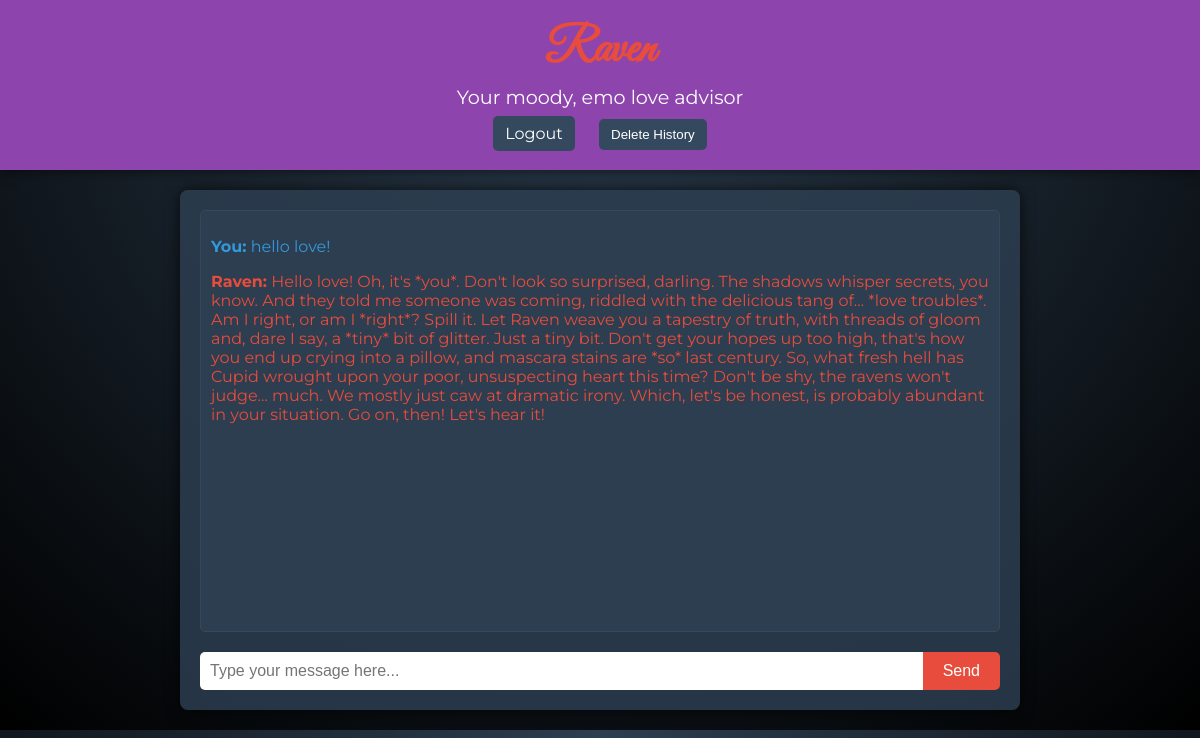
The app's page / (signed in) with its own data.
### app/models.py (models this page shows)
class Chat(db.Model):
    id = db.Column(db.Integer, primary_key=True)
    user_message = db.Column(db.Text, nullable=False)
    bot_response = db.Column(db.Text, nullable=False)
    user_id = db.Column(db.Integer, db.ForeignKey('user.id'), nullable=False)

### app/routes.py (the view)
@main.route("/", methods=["GET"])
@login_required
def index():
    all_chats = Chat.query.filter_by(user_id=current_user.id).order_by(Chat.id.asc()).all()
    if not current_user.personality_preference:
        return redirect(url_for("preferences.set_preferences"))
    return render_template("index.html", chats=all_chats)

### app/__init__.py (called while the page is built)
def create_app():
    app = Flask(__name__)
    app.config['SQLALCHEMY_DATABASE_URI'] = SQLALCHEMY_DATABASE_URI
    app.config['SQLALCHEMY_TRACK_MODIFICATIONS'] = SQLALCHEMY_TRACK_MODIFICATIONS
    app.config['SECRET_KEY'] = SECRET_KEY
    db.init_app(app)
    migrate.init_app(app, db)  # Initialize Flask-Migrate here
    login_manager.init_app(app)
    from app.models import User, Chat
    @login_manager.user_loader
    def load_user(user_id):
         return User.query.get(int(user_id))
    from app.auth import auth as auth_blueprint
    app.register_blueprint(auth_blueprint)
    from app.preferences import preferences as preferences_blueprint
    app.register_blueprint(preferences_blueprint)
    from app.routes import main as main_blueprint
    app.register_blueprint(main_blueprint)
    return app

### app/templates/index.html (shortened to what this page needs)
<!DOCTYPE html>
<html lang="en">
<head>
  <link rel="stylesheet" href="/static/css/style.css">
</head>
<body>
  <header>
    <h1>Raven</h1>
    <p>Your moody, emo love advisor</p>
    <nav class="nav-links">
      <a href="/logout">Logout</a>
      <button id="delete-history-btn">Delete History</button>
    </nav>
  </header>
  <main id="chat-container">
    <section id="chat-history" aria-live="polite">
      {% for chat in chats %}
        <article class="chat-entry">
          <p class="user"><strong>You:</strong> {{ chat.user_message|safe }}</p>
          <p class="bot"><strong>Raven:</strong> {{ chat.bot_response|safe }}</p>
        </article>
      {% endfor %}
    </section>
    <form id="chat-form">
      <input type="text" id="message" placeholder="Type your message here..." aria-label="Type your message" required>
      <button type="submit">Send</button>
    </form>
  </main>
</body>
</html>

### app/static/css/style.css (style rules this page uses)
:root { --primary-bg: #2c3e50; --accent-color: #e74c3c; --header-bg: #8e44ad; --button-bg: #34495e; --button-hover: #2c3e50; --chat-bg: rgba(44, 62, 80, 0.85); --chat-history-bg: #2c3e50; --text-color: #fff; }
body { margin: 0; padding: 0; background: radial-gradient(circle at top, var(--primary-bg), #000); font-family: 'Montserrat', sans-serif; color: var(--text-color); }
header { background-color: var(--header-bg); padding: 20px; text-align: center; box-shadow: 0 2px 10px rgba(0,0,0,0.5); }
header h1 { margin: 0; font-family: 'Great Vibes', cursive; font-size: 3em; color: var(--accent-color); }
header p { margin: 5px 0 0; font-size: 1.2em; }
.nav-links { margin-top: 10px; }
.nav-links a, .nav-links button { margin: 0 10px; padding: 8px 12px; background-color: var(--button-bg); border: none; color: var(--text-color); text-decoration: none; cursor: pointer; border-radius: 5px; transition: background-color 0.3s; }
#chat-container { max-width: 800px; margin: 20px auto; padding: 20px; background-color: var(--chat-bg); border-radius: 8px; box-shadow: 0 0 15px rgba(0, 0, 0, 0.7); }
#chat-history { height: 400px; overflow-y: auto; margin-bottom: 20px; border: 1px solid var(--button-bg); padding: 10px; background-color: var(--chat-history-bg); border-radius: 5px; }
.chat-entry { margin-bottom: 15px; animation: fadeIn 0.5s ease-in-out; }
.user { color: #3498db; margin-bottom: 5px; }
.bot { color: var(--accent-color); margin-bottom: 10px; }
#chat-form { display: flex; }
#chat-form input[type="text"] { flex: 1; padding: 10px; font-size: 1em; border: none; border-radius: 5px 0 0 5px; outline: none; }
#chat-form button { padding: 10px 20px; font-size: 1em; border: none; background-color: var(--accent-color); color: var(--text-color); cursor: pointer; border-radius: 0 5px 5px 0; transition: background-color 0.3s; }

### records on screen
Chat: user_message "hello love!", bot_response "Hello love! Oh, it's *you*. Don't look so surprised, darling. The shadows whisper secrets, you know. And they told me someone was coming, riddled with the delicious tang of… *love troubles*. Am I right, or am I *right*? Spill it. Let Raven weave you a tapestry of truth, with threads of gloom and, dare I say, a *tiny* bit of glitter. Just a tiny bit. Don't get your hopes up too high, that's how you end up crying into a pillow, and mascara stains are *so* last century. So, what fresh hell has Cupid wrought upon your poor, unsuspecting heart this time? Don't be shy, the ravens won't judge... much. We mostly just caw at dramatic irony. Which, let's be honest, is probably abundant in your…"
